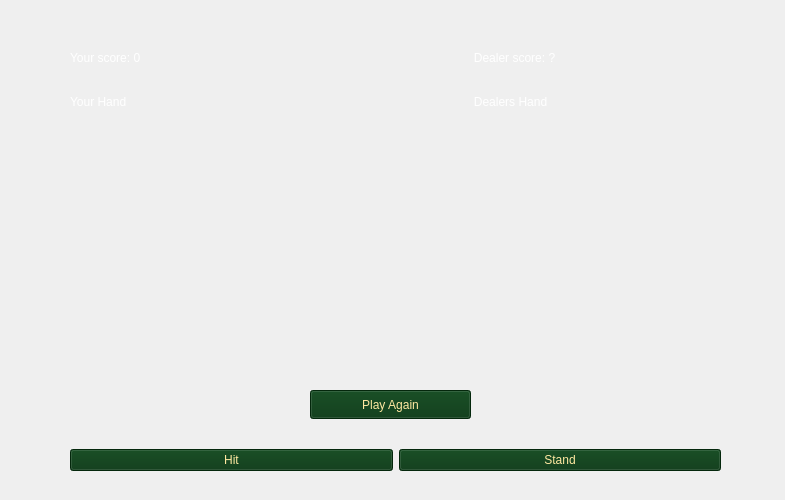
<?xml version="1.0" encoding="UTF-8"?>
<ui version="4.0">
 <class>PlayWindow</class>
 <widget class="QMainWindow" name="PlayWindow">
  <property name="geometry">
   <rect>
    <x>0</x>
    <y>0</y>
    <width>785</width>
    <height>500</height>
   </rect>
  </property>
  <property name="windowTitle">
   <string>BlackJack</string>
  </property>
  <widget class="QWidget" name="centralwidget">
   <widget class="QLabel" name="PictureLabel">
    <property name="geometry">
     <rect>
      <x>-10</x>
      <y>0</y>
      <width>801</width>
      <height>501</height>
     </rect>
    </property>
    <property name="styleSheet">
     <string notr="true"/>
    </property>
    <property name="text">
     <string/>
    </property>
   </widget>
   <widget class="QWidget" name="horizontalLayoutWidget">
    <property name="geometry">
     <rect>
      <x>70</x>
      <y>420</y>
      <width>651</width>
      <height>80</height>
     </rect>
    </property>
    <layout class="QHBoxLayout" name="horizontalLayout">
     <item>
      <widget class="QPushButton" name="HitButton">
       <property name="styleSheet">
        <string notr="true">background-color: rgb(5, 54, 17); 
border-color: 4mm ridge rgb(255, 255, 255);
color: rgb(255, 232, 161);
font: 9pt &quot;Sitka&quot;;</string>
       </property>
       <property name="text">
        <string>Hit</string>
       </property>
      </widget>
     </item>
     <item>
      <widget class="QPushButton" name="StandButton">
       <property name="styleSheet">
        <string notr="true">background-color: rgb(5, 54, 17); 
border-color: 4mm ridge rgb(255, 255, 255);
color: rgb(255, 232, 161);
font: 9pt &quot;Sitka&quot;;</string>
       </property>
       <property name="text">
        <string>Stand</string>
       </property>
      </widget>
     </item>
    </layout>
   </widget>
   <widget class="QLabel" name="UserFirstCard">
    <property name="geometry">
     <rect>
      <x>70</x>
      <y>130</y>
      <width>50</width>
      <height>73</height>
     </rect>
    </property>
    <property name="text">
     <string/>
    </property>
   </widget>
   <widget class="QLabel" name="UserSecondCard">
    <property name="geometry">
     <rect>
      <x>80</x>
      <y>130</y>
      <width>50</width>
      <height>73</height>
     </rect>
    </property>
    <property name="text">
     <string/>
    </property>
   </widget>
   <widget class="QLabel" name="UserThirdCard">
    <property name="geometry">
     <rect>
      <x>90</x>
      <y>130</y>
      <width>50</width>
      <height>73</height>
     </rect>
    </property>
    <property name="text">
     <string/>
    </property>
   </widget>
   <widget class="QLabel" name="UserFourCard">
    <property name="geometry">
     <rect>
      <x>100</x>
      <y>130</y>
      <width>50</width>
      <height>73</height>
     </rect>
    </property>
    <property name="text">
     <string/>
    </property>
   </widget>
   <widget class="QLabel" name="UserFiveCard">
    <property name="geometry">
     <rect>
      <x>110</x>
      <y>130</y>
      <width>50</width>
      <height>73</height>
     </rect>
    </property>
    <property name="text">
     <string/>
    </property>
   </widget>
   <widget class="QLabel" name="UserSixCard">
    <property name="geometry">
     <rect>
      <x>120</x>
      <y>130</y>
      <width>50</width>
      <height>73</height>
     </rect>
    </property>
    <property name="text">
     <string/>
    </property>
   </widget>
   <widget class="QLabel" name="UserSeventhCard">
    <property name="geometry">
     <rect>
      <x>130</x>
      <y>130</y>
      <width>50</width>
      <height>73</height>
     </rect>
    </property>
    <property name="text">
     <string/>
    </property>
   </widget>
   <widget class="QLabel" name="UserEightCard">
    <property name="geometry">
     <rect>
      <x>140</x>
      <y>130</y>
      <width>50</width>
      <height>73</height>
     </rect>
    </property>
    <property name="text">
     <string/>
    </property>
   </widget>
   <widget class="QLabel" name="UserNinethCard">
    <property name="geometry">
     <rect>
      <x>150</x>
      <y>130</y>
      <width>50</width>
      <height>73</height>
     </rect>
    </property>
    <property name="text">
     <string/>
    </property>
   </widget>
   <widget class="QLabel" name="UserTenthCard">
    <property name="geometry">
     <rect>
      <x>160</x>
      <y>130</y>
      <width>50</width>
      <height>73</height>
     </rect>
    </property>
    <property name="text">
     <string/>
    </property>
   </widget>
   <widget class="QWidget" name="gridLayoutWidget">
    <property name="geometry">
     <rect>
      <x>70</x>
      <y>39</y>
      <width>641</width>
      <height>81</height>
     </rect>
    </property>
    <layout class="QGridLayout" name="gridLayout">
     <item row="0" column="0">
      <widget class="QLabel" name="PlayerTotalLabel">
       <property name="styleSheet">
        <string notr="true">color: rgb(255, 255, 255); 
font: italic 16pt &quot;Sitka&quot;;</string>
       </property>
       <property name="text">
        <string>Your score: 0</string>
       </property>
      </widget>
     </item>
     <item row="1" column="0">
      <widget class="QLabel" name="label">
       <property name="styleSheet">
        <string notr="true">color: rgb(255, 255, 255); 
font: italic 16pt &quot;Sitka&quot;;</string>
       </property>
       <property name="text">
        <string>Your Hand</string>
       </property>
       <property name="wordWrap">
        <bool>false</bool>
       </property>
      </widget>
     </item>
     <item row="0" column="1">
      <widget class="QLabel" name="DilerTotalLabel">
       <property name="styleSheet">
        <string notr="true">color: rgb(255, 255, 255); 
font: italic 16pt &quot;Sitka&quot;;</string>
       </property>
       <property name="text">
        <string>                        Dealer score: ?</string>
       </property>
      </widget>
     </item>
     <item row="1" column="1">
      <widget class="QLabel" name="label_2">
       <property name="styleSheet">
        <string notr="true">color: rgb(255, 255, 255); 
font: italic 16pt &quot;Sitka&quot;;</string>
       </property>
       <property name="text">
        <string>                        Dealers Hand</string>
       </property>
      </widget>
     </item>
    </layout>
   </widget>
   <widget class="QLabel" name="DilerFirstCard">
    <property name="geometry">
     <rect>
      <x>660</x>
      <y>130</y>
      <width>50</width>
      <height>73</height>
     </rect>
    </property>
    <property name="text">
     <string/>
    </property>
   </widget>
   <widget class="QLabel" name="DilerSecondCard">
    <property name="geometry">
     <rect>
      <x>650</x>
      <y>130</y>
      <width>50</width>
      <height>73</height>
     </rect>
    </property>
    <property name="text">
     <string/>
    </property>
   </widget>
   <widget class="QLabel" name="DilerThirdCard">
    <property name="geometry">
     <rect>
      <x>640</x>
      <y>130</y>
      <width>50</width>
      <height>73</height>
     </rect>
    </property>
    <property name="text">
     <string/>
    </property>
   </widget>
   <widget class="QLabel" name="DilerFourthCard">
    <property name="geometry">
     <rect>
      <x>630</x>
      <y>130</y>
      <width>50</width>
      <height>73</height>
     </rect>
    </property>
    <property name="text">
     <string/>
    </property>
   </widget>
   <widget class="QLabel" name="DilerFivethCard">
    <property name="geometry">
     <rect>
      <x>620</x>
      <y>130</y>
      <width>50</width>
      <height>73</height>
     </rect>
    </property>
    <property name="text">
     <string/>
    </property>
   </widget>
   <widget class="QLabel" name="DilerSixthCard">
    <property name="geometry">
     <rect>
      <x>610</x>
      <y>130</y>
      <width>50</width>
      <height>73</height>
     </rect>
    </property>
    <property name="text">
     <string/>
    </property>
   </widget>
   <widget class="QLabel" name="DilerSeventhCard">
    <property name="geometry">
     <rect>
      <x>600</x>
      <y>130</y>
      <width>50</width>
      <height>73</height>
     </rect>
    </property>
    <property name="text">
     <string/>
    </property>
   </widget>
   <widget class="QLabel" name="DilerEightCard">
    <property name="geometry">
     <rect>
      <x>590</x>
      <y>130</y>
      <width>50</width>
      <height>73</height>
     </rect>
    </property>
    <property name="text">
     <string/>
    </property>
   </widget>
   <widget class="QLabel" name="DilerNinethCard">
    <property name="geometry">
     <rect>
      <x>580</x>
      <y>130</y>
      <width>50</width>
      <height>73</height>
     </rect>
    </property>
    <property name="text">
     <string/>
    </property>
   </widget>
   <widget class="QLabel" name="DilerTenthCard">
    <property name="geometry">
     <rect>
      <x>570</x>
      <y>130</y>
      <width>50</width>
      <height>73</height>
     </rect>
    </property>
    <property name="text">
     <string/>
    </property>
   </widget>
   <widget class="QLabel" name="Bust">
    <property name="geometry">
     <rect>
      <x>340</x>
      <y>310</y>
      <width>101</width>
      <height>61</height>
     </rect>
    </property>
    <property name="styleSheet">
     <string notr="true">color: rgb(255, 255, 255); 
font: italic 16pt &quot;Sitka&quot;;</string>
    </property>
    <property name="text">
     <string/>
    </property>
   </widget>
   <widget class="QLabel" name="Result">
    <property name="geometry">
     <rect>
      <x>330</x>
      <y>270</y>
      <width>121</width>
      <height>61</height>
     </rect>
    </property>
    <property name="styleSheet">
     <string notr="true">color: rgb(255, 255, 255); 
font: italic 16pt &quot;Sitka&quot;;</string>
    </property>
    <property name="text">
     <string/>
    </property>
   </widget>
   <widget class="QPushButton" name="PlayAgainButton">
    <property name="geometry">
     <rect>
      <x>310</x>
      <y>390</y>
      <width>161</width>
      <height>29</height>
     </rect>
    </property>
    <property name="styleSheet">
     <string notr="true">background-color: rgb(5, 54, 17); 
border-color: 4mm ridge rgb(255, 255, 255);
color: rgb(255, 232, 161);
font: 9pt &quot;Sitka&quot;;</string>
    </property>
    <property name="text">
     <string>Play Again</string>
    </property>
   </widget>
  </widget>
 </widget>
 <resources/>
 <connections/>
</ui>
